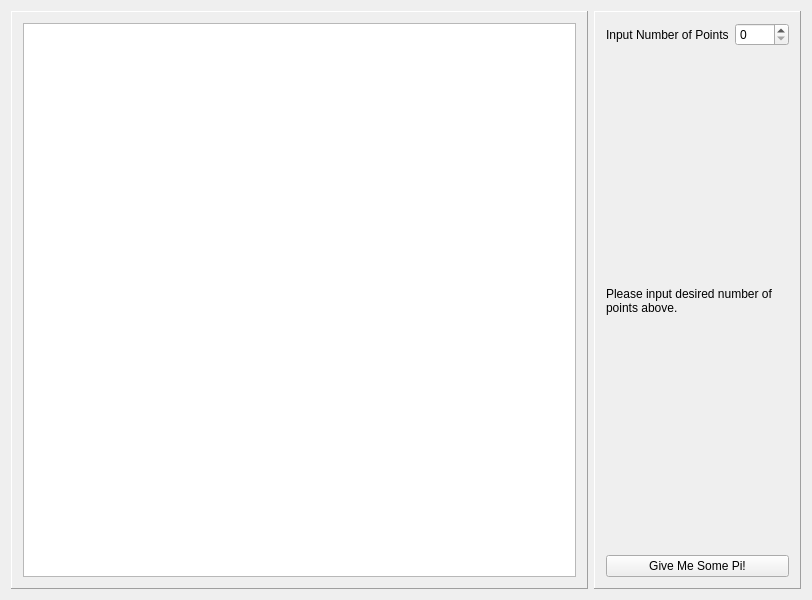
<?xml version="1.0" encoding="UTF-8"?>
<ui version="4.0">
 <class>MainWindowForm</class>
 <widget class="QMainWindow" name="MainWindowForm">
  <property name="geometry">
   <rect>
    <x>0</x>
    <y>0</y>
    <width>812</width>
    <height>600</height>
   </rect>
  </property>
  <property name="windowTitle">
   <string>Qt GUI</string>
  </property>
  <widget class="QWidget" name="centralWidget">
   <property name="enabled">
    <bool>true</bool>
   </property>
   <layout class="QHBoxLayout" name="horizontalLayout">
    <item>
     <widget class="QFrame" name="leftFrame">
      <property name="frameShape">
       <enum>QFrame::Panel</enum>
      </property>
      <property name="frameShadow">
       <enum>QFrame::Raised</enum>
      </property>
      <layout class="QHBoxLayout" name="horizontalLayout_3">
       <item>
        <widget class="QGraphicsView" name="graphicsView"/>
       </item>
      </layout>
     </widget>
    </item>
    <item>
     <widget class="QFrame" name="rightFrame">
      <property name="frameShape">
       <enum>QFrame::Panel</enum>
      </property>
      <property name="frameShadow">
       <enum>QFrame::Raised</enum>
      </property>
      <layout class="QVBoxLayout" name="verticalLayout_2">
       <item>
        <layout class="QHBoxLayout" name="horizontalLayout_2">
         <item>
          <widget class="QLabel" name="label">
           <property name="text">
            <string>Input Number of Points</string>
           </property>
          </widget>
         </item>
         <item>
          <widget class="QSpinBox" name="countInput">
           <property name="maximum">
            <number>9999</number>
           </property>
          </widget>
         </item>
        </layout>
       </item>
       <item>
        <widget class="QLabel" name="outputBox">
         <property name="text">
          <string>Please input desired number of points above.</string>
         </property>
         <property name="wordWrap">
          <bool>true</bool>
         </property>
        </widget>
       </item>
       <item>
        <widget class="QPushButton" name="pushButton">
         <property name="text">
          <string>Give Me Some Pi!</string>
         </property>
        </widget>
       </item>
      </layout>
     </widget>
    </item>
   </layout>
  </widget>
  <action name="actionOpen">
   <property name="text">
    <string>Open</string>
   </property>
  </action>
  <action name="actionAbout">
   <property name="text">
    <string>About</string>
   </property>
  </action>
  <action name="actionSave">
   <property name="text">
    <string>Save</string>
   </property>
  </action>
  <action name="actionSave_As">
   <property name="text">
    <string>Save As</string>
   </property>
  </action>
  <action name="actionExit">
   <property name="text">
    <string>Exit</string>
   </property>
  </action>
  <action name="actionOpen_2">
   <property name="text">
    <string>Open</string>
   </property>
  </action>
  <action name="actionSave_2">
   <property name="text">
    <string>Save</string>
   </property>
  </action>
  <action name="actionSave_As_2">
   <property name="text">
    <string>Save As</string>
   </property>
  </action>
  <action name="actionOpen_3">
   <property name="checkable">
    <bool>false</bool>
   </property>
   <property name="text">
    <string>Open</string>
   </property>
  </action>
 </widget>
 <layoutdefault spacing="6" margin="11"/>
 <resources/>
 <connections/>
</ui>
